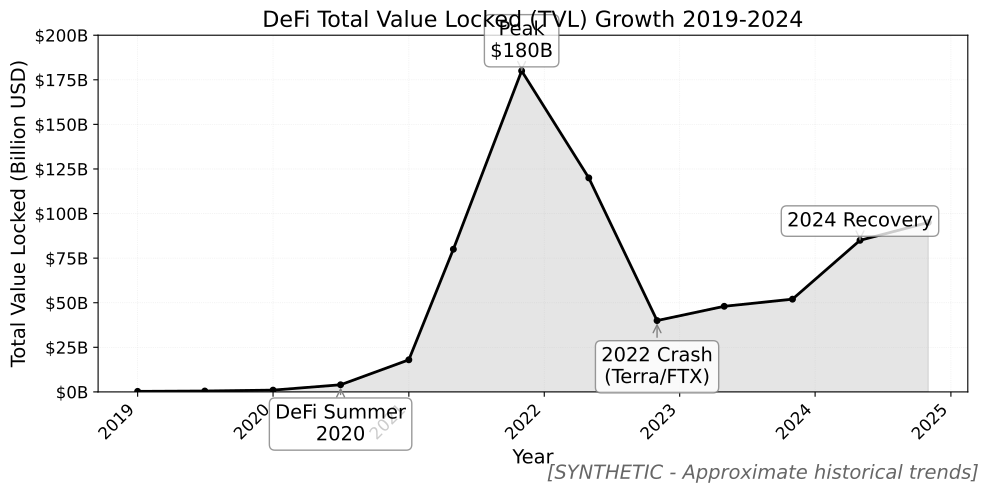

Here is the Python script that generated this plot:
"""
DeFi Total Value Locked (TVL) Growth Over Time
Shows the evolution of DeFi ecosystem from 2019 to 2024
[SYNTHETIC DATA]
"""

import matplotlib.pyplot as plt
import numpy as np
from datetime import datetime
from pathlib import Path

# Chart metadata for QuantLet integration
CHART_METADATA = {
    'title': 'DeFi Total Value Locked (TVL) Growth 2019-2024',
    'url': 'https://github.com/Digital-AI-Finance/Blockchain_Crypto/tree/main/charts/tvl_growth'
}

# Set font sizes (MANDATORY)
plt.rcParams.update({
    'font.size': 14,
    'axes.labelsize': 14,
    'axes.titlesize': 16,
    'xtick.labelsize': 12,
    'ytick.labelsize': 12,
    'legend.fontsize': 12
})

# Synthetic TVL data (approximate historical trends)
dates = [
    '2019-01', '2019-07', '2020-01', '2020-07', '2021-01', '2021-05',
    '2021-11', '2022-05', '2022-11', '2023-05', '2023-11', '2024-05', '2024-11'
]
tvl_billions = [
    0.3, 0.5, 1.0, 4.0, 18.0, 80.0,  # Early days to DeFi Summer
    180.0, 120.0, 40.0, 48.0, 52.0, 85.0, 95.0  # Peak, crash, recovery
]

# Convert dates to datetime for better plotting
x = [datetime.strptime(d, '%Y-%m') for d in dates]

# Create the chart
fig, ax = plt.subplots(figsize=(10, 5))

# Plot TVL line
ax.plot(x, tvl_billions, color='black', linewidth=2, marker='o', markersize=4)

# Fill area under curve
ax.fill_between(x, tvl_billions, alpha=0.2, color='gray')

# Mark key events
events = [
    (datetime.strptime('2020-07', '%Y-%m'), 4.0, 'DeFi Summer\n2020', -40),
    (datetime.strptime('2021-11', '%Y-%m'), 180.0, 'Peak\n$180B', 10),
    (datetime.strptime('2022-11', '%Y-%m'), 40.0, '2022 Crash\n(Terra/FTX)', -45),
    (datetime.strptime('2024-05', '%Y-%m'), 85.0, '2024 Recovery', 10)
]

for event_date, event_tvl, label, y_offset in events:
    ax.annotate(label,
                xy=(event_date, event_tvl),
                xytext=(0, y_offset),
                textcoords='offset points',
                fontsize=14,
                ha='center',
                bbox=dict(boxstyle='round,pad=0.3', facecolor='white', edgecolor='gray', alpha=0.8),
                arrowprops=dict(arrowstyle='->', color='gray', lw=1))

ax.set_xlabel('Year')
ax.set_ylabel('Total Value Locked (Billion USD)')
ax.set_title('DeFi Total Value Locked (TVL) Growth 2019-2024')
ax.set_ylim(0, 200)

# Format y-axis to show billions
ax.yaxis.set_major_formatter(plt.FuncFormatter(lambda y, _: f'${int(y)}B'))

# Add grid
ax.grid(alpha=0.3, linestyle=':', linewidth=0.5)

# Rotate x-axis labels
plt.setp(ax.xaxis.get_majorticklabels(), rotation=45, ha='right')

# Add note about synthetic data
fig.text(0.99, 0.01, '[SYNTHETIC - Approximate historical trends]',
         ha='right', va='bottom', fontsize=14, style='italic', alpha=0.6)

plt.tight_layout()

# Save as PDF
output_path = Path(__file__).parent / 'chart.pdf'
plt.savefig(output_path, bbox_inches='tight', dpi=300)
print(f"Chart saved to: {output_path.absolute()}")

plt.close()
